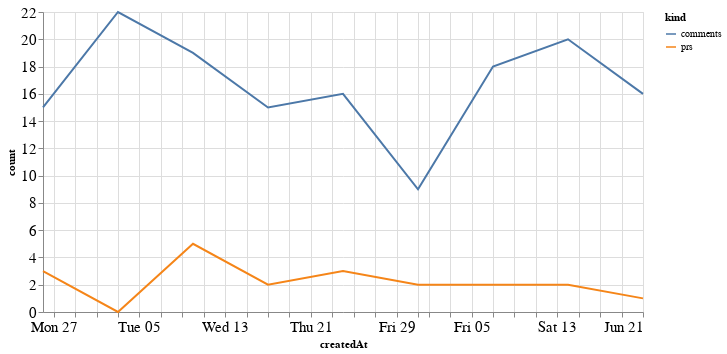

The notebook cell saved with this chart:
### Code cell
alt.Chart(total_time, width=600).mark_line().encode(
    x='createdAt',
    y='count',
    color='kind'
)

### Figure 1 — Vega-Lite specification as saved in the notebook (floating-point values rounded to 4 significant figures)
{"config": {"axisLeft": {"labelFontSize": 15}, "axisBottom": {"labelFontSize": 15}}, "data": {"name": "data-3847ff5d6f4da64253b338dc55898dbf"}, "mark": "line", "encoding": {"color": {"type": "nominal", "field": "kind"}, "x": {"type": "temporal", "field": "createdAt"}, "y": {"type": "quantitative", "field": "count"}}, "width": 600, "$schema": "https://vega.github.io/schema/vega-lite/v4.8.1.json", "datasets": {"data-3847ff5d6f4da64253b338dc55898dbf": [{"createdAt": "2020-04-26T00:00:00", "kind": "prs", "count": 3}, {"createdAt": "2020-05-03T00:00:00", "kind": "prs", "count": 0}, {"createdAt": "2020-05-10T00:00:00", "kind": "prs", "count": 5}, {"createdAt": "2020-05-17T00:00:00", "kind": "prs", "count": 2}, {"createdAt": "2020-05-24T00:00:00", "kind": "prs", "count": 3}, {"createdAt": "2020-05-31T00:00:00", "kind": "prs", "count": 2}, {"createdAt": "2020-06-07T00:00:00", "kind": "prs", "count": 2}, {"createdAt": "2020-06-14T00:00:00", "kind": "prs", "count": 2}, {"createdAt": "2020-06-21T00:00:00", "kind": "prs", "count": 1}, {"createdAt": "2020-04-26T00:00:00", "kind": "comments", "count": 15}, {"createdAt": "2020-05-03T00:00:00", "kind": "comments", "count": 22}, {"createdAt": "2020-05-10T00:00:00", "kind": "comments", "count": 19}, {"createdAt": "2020-05-17T00:00:00", "kind": "comments", "count": 15}, {"createdAt": "2020-05-24T00:00:00", "kind": "comments", "count": 16}, {"createdAt": "2020-05-31T00:00:00", "kind": "comments", "count": 9}, {"createdAt": "2020-06-07T00:00:00", "kind": "comments", "count": 18}, {"createdAt": "2020-06-14T00:00:00", "kind": "comments", "count": 20}, {"createdAt": "2020-06-21T00:00:00", "kind": "comments", "count": 16}]}}
